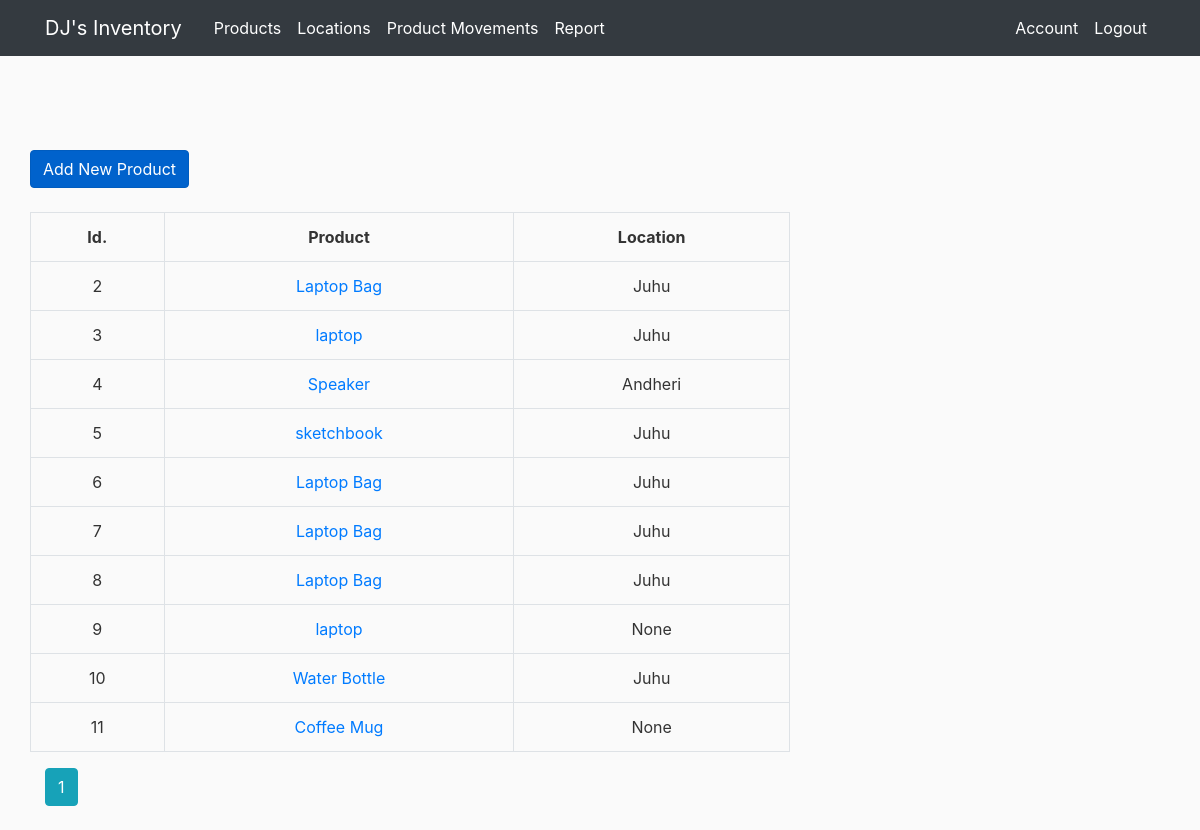
/products (signed in), run on the app's committed database.
### inventory/models.py (models this page shows, shortened)
class Product(db.Model):
    product_id = db.Column(db.Integer, primary_key=True)
    name = db.Column(db.String(20), nullable=False)
    movements = db.relationship("Movement", backref='product')
    location_id = db.Column(db.Integer, db.ForeignKey('location.location_id'))
    user_id = db.Column(db.Integer, db.ForeignKey('user.id'), nullable=False)

class Location(db.Model):
    location_id = db.Column(db.Integer, primary_key=True)
    name = db.Column(db.String(20), unique=True, nullable=False)
    address = db.Column(db.Text, nullable=False)
    products = db.relationship("Product", backref='warehouse')
    user_id = db.Column(db.Integer, db.ForeignKey('user.id'), nullable=False)
    def __repr__(self):
        return self.name

### inventory/products/routes.py (the view)
@products.route("/products")
def list_products():
    page = request.args.get('page', 1, type=int)
    products = Product.query.paginate(page=page, per_page=10)
    return render_template('products.html', products=products, title='Products')

### inventory/models.py (called while the page is built)
@login_manager.user_loader
def load_user(user_id):
    return User.query.get(int(user_id))

### inventory/templates/products.html (shortened to what this page needs)
{% extends "layout.html" %}
{% block content %}
<section>
  <div class="row">
    <a href="{{ url_for('products.new_product') }}" class="btn btn-primary btn-md active mb-4" role="button"
      aria-pressed="true">Add New Product</a><br>
    <table class="table table-hover table-bordered text-center">
      <tr class="text-center">
        <th>Id.</th>
        <th>Product</th>
        <th>Location</th>
      </tr>
      {% for product in products.items %}
      <tr>
        <td>{{ product.product_id }}</td>
        <td>
          <a href="{{ url_for('products.product', product_id = product.product_id)}}">{{ product.name }}</a>
        </td>
        <td>
          {{ product.warehouse }}
        </td>
      </tr>
      {% endfor %}
    </table>
  </div>
</section>
{% for page_num in products.iter_pages(left_edge = 1, right_edge=1, left_current=1, right_current=2) %}
{% if page_num %}
{% if products.page == page_num %}
<a class="btn btn-info mb-4" href="{{ url_for('products.list_products', page=page_num )}}">{{ page_num }}</a>
{% else %}
<a class="btn btn-outline-info mb-4" href="{{ url_for('products.list_products', page=page_num )}}">{{ page_num }}</a>
{% endif %}
{% else %}
...
{% endif %}
{% endfor %}
{% endblock content %}

### inventory/static/main.css (style rules this page uses)
body { background: #fafafa; color: #333333; margin-top: 5rem; }

### data on the page
Product: product_id "2", name "Laptop Bag", warehouse "Juhu"
Product: product_id "3", name "laptop", warehouse "Juhu"
Product: product_id "4", name "Speaker", warehouse "Andheri"
Product: product_id "5", name "sketchbook", warehouse "Juhu"
Product: product_id "6", name "Laptop Bag", warehouse "Juhu"
Product: product_id "7", name "Laptop Bag", warehouse "Juhu"
Product: product_id "8", name "Laptop Bag", warehouse "Juhu"
Product: product_id "9", name "laptop", warehouse "None"
Product: product_id "10", name "Water Bottle", warehouse "Juhu"
Product: product_id "11", name "Coffee Mug", warehouse "None"

### other printed values
{{ page_num }} "1"
